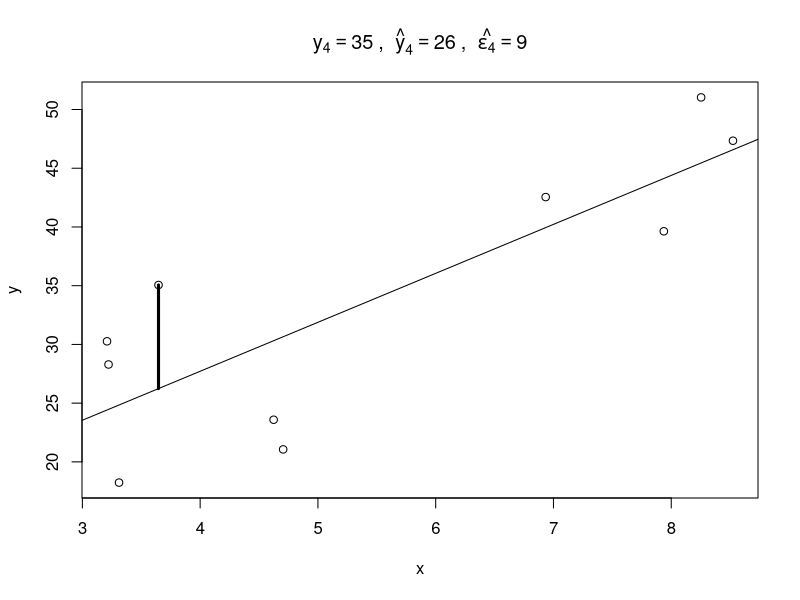

Here is the R script that generated this plot:
## ---- chunk 1
set.seed(20191001)
n <- 10
x <- sort(runif(n, min=1, max=10))
y <- 5 * x + 3 + rnorm(n, sd=6)
mod <- lm(y~x)

i <- 4
# x[i]
# c(y[i], predict(mod)[i])

y_i <- round(y[i])
yhat_i <- round(predict(mod)[i])
epsilon_i <- y_i - yhat_i

plot(x, y, main=bquote(y[.(i)] == .(y_i) ~ ", " ~ hat(y)[.(i)] == .(yhat_i) ~ ", " ~ hat(epsilon[.(i)]) == .(epsilon_i)))
abline(mod)
lines(x=c(x[i], x[i]), y=c(y[i], predict(mod)[i]), col=1, lwd=3)
